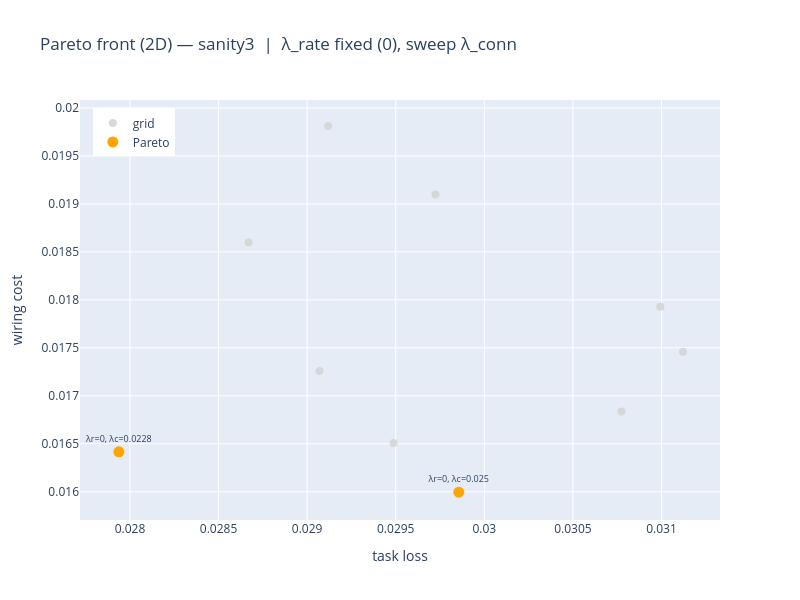

Source (notebook cell):
### Code cell
import plotly.graph_objects as go

pareto = df["is_pareto"].astype(bool)

def hover_text(sub):
    return [
        f"λ_rate={r.lambda_rate:.4g}<br>"
        f"λ_conn={r.lambda_connectivity:.4g}<br>"
        f"task={r.task_loss:.4f}<br>"
        f"meta={r.metabolic_cost:.4f}<br>"
        f"wire={r.wiring_cost:.4f}<br>"
        f"acc={r.mean_acc:.3f}"
        for r in sub.itertuples()
    ]

grid = df.loc[~pareto]
front = df.loc[pareto]
battery = meta.get("task_battery", "")

if len(pareto_objectives) == 2:
    xcol, ycol = pareto_objectives
    if sweep_mode == "connectivity":
        sweep_label = (
            f"λ_rate fixed ({df['lambda_rate'].iloc[0]:.4g}), sweep λ_conn"
        )
    else:
        sweep_label = (
            f"λ_conn fixed ({df['lambda_connectivity'].iloc[0]:.4g}), sweep λ_rate"
        )
    fig = go.Figure()
    fig.add_trace(
        go.Scatter(
            x=grid[xcol],
            y=grid[ycol],
            mode="markers",
            name="grid",
            marker=dict(size=8, color="lightgray", opacity=0.85),
            text=hover_text(grid),
            hoverinfo="text",
        )
    )
    fig.add_trace(
        go.Scatter(
            x=front[xcol],
            y=front[ycol],
            mode="markers+text",
            name="Pareto",
            marker=dict(size=11, color="orange"),
            text=[
                f"λr={r.lambda_rate:.3g}, λc={r.lambda_connectivity:.3g}"
                for r in front.itertuples()
            ],
            textposition="top center",
            textfont=dict(size=9),
            hovertext=hover_text(front),
            hoverinfo="text",
        )
    )
    fig.update_layout(
        title=f"Pareto front (2D) — {battery}  |  {sweep_label}",
        xaxis_title=OBJECTIVE_LABELS[xcol],
        yaxis_title=OBJECTIVE_LABELS[ycol],
        width=800,
        height=600,
        legend=dict(x=0.02, y=0.98),
    )
else:
    fig = go.Figure()
    fig.add_trace(
        go.Scatter3d(
            x=grid["task_loss"],
            y=grid["metabolic_cost"],
            z=grid["wiring_cost"],
            mode="markers",
            name="grid",
            marker=dict(size=5, color="lightgray", opacity=0.85),
            text=hover_text(grid),
            hoverinfo="text",
        )
    )
    fig.add_trace(
        go.Scatter3d(
            x=front["task_loss"],
            y=front["metabolic_cost"],
            z=front["wiring_cost"],
            mode="markers+text",
            name="Pareto",
            marker=dict(size=8, color="orange"),
            text=[f"({r.lambda_rate:.3g}, {r.lambda_connectivity:.3g})" for r in front.itertuples()],
            textposition="top center",
            textfont=dict(size=10),
            hovertext=hover_text(front),
            hoverinfo="text",
        )
    )
    fig.update_layout(
        title=f"Pareto front (3D) — {battery} ({len(df)} runs)",
        scene=dict(
            xaxis_title="task loss",
            yaxis_title="metabolic cost",
            zaxis_title="wiring cost",
            aspectmode="cube",
        ),
        width=900,
        height=700,
        legend=dict(x=0.02, y=0.98),
    )

fig.show()

### Figure 1 — Plotly figure (JSON) as saved in the notebook; plotly's stock layout.template omitted (floating-point values rounded to 4 significant figures)
{"data": [{"hoverinfo": "text", "marker": {"color": "lightgray", "opacity": 0.85, "size": 8}, "mode": "markers", "name": "grid", "text": ["λ_rate=0<br>λ_conn=0.005<br>task=0.0291<br>meta=1.2280<br>wire=0.0198<br>acc=0.911", "λ_rate=0<br>λ_conn=0.007222<br>task=0.0297<br>meta=1.2761<br>wire=0.0191<br>acc=0.906", "λ_rate=0<br>λ_conn=0.009444<br>task=0.0287<br>meta=1.3731<br>wire=0.0186<br>acc=0.896", "λ_rate=0<br>λ_conn=0.01167<br>task=0.0310<br>meta=1.2585<br>wire=0.0179<br>acc=0.885", "λ_rate=0<br>λ_conn=0.01389<br>task=0.0311<br>meta=1.2159<br>wire=0.0175<br>acc=0.875", "λ_rate=0<br>λ_conn=0.01611<br>task=0.0291<br>meta=1.3516<br>wire=0.0173<br>acc=0.891", "λ_rate=0<br>λ_conn=0.01833<br>task=0.0308<br>meta=1.2573<br>wire=0.0168<br>acc=0.911", "λ_rate=0<br>λ_conn=0.02056<br>task=0.0295<br>meta=1.2925<br>wire=0.0165<br>acc=0.891"], "type": "scatter", "x": [0.02912, 0.02972, 0.02867, 0.03099, 0.03112, 0.02907, 0.03077, 0.02949], "y": [0.01981, 0.0191, 0.0186, 0.01793, 0.01746, 0.01726, 0.01684, 0.01651]}, {"hoverinfo": "text", "hovertext": ["λ_rate=0<br>λ_conn=0.02278<br>task=0.0279<br>meta=1.3563<br>wire=0.0164<br>acc=0.906", "λ_rate=0<br>λ_conn=0.025<br>task=0.0299<br>meta=1.2673<br>wire=0.0160<br>acc=0.911"], "marker": {"color": "orange", "size": 11}, "mode": "markers+text", "name": "Pareto", "text": ["λr=0, λc=0.0228", "λr=0, λc=0.025"], "textfont": {"size": 9}, "textposition": "top center", "type": "scatter", "x": [0.02794, 0.02986], "y": [0.01642, 0.016]}], "layout": {"height": 600, "legend": {"x": 0.02, "y": 0.98}, "title": {"text": "Pareto front (2D) — sanity3  |  λ_rate fixed (0), sweep λ_conn"}, "width": 800, "xaxis": {"title": {"text": "task loss"}}, "yaxis": {"title": {"text": "wiring cost"}}}}
